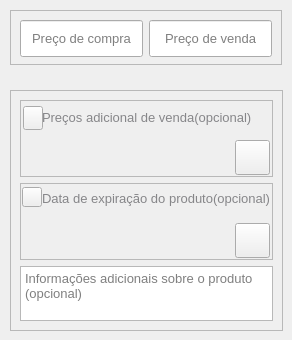
             <widget class="QWidget" name="page_2">
              <widget class="QFrame" name="frame_continer_preco">
               <property name="geometry">
                <rect>
                 <x>10</x>
                 <y>10</y>
                 <width>272</width>
                 <height>55</height>
                </rect>
               </property>
               <property name="frameShape">
                <enum>QFrame::StyledPanel</enum>
               </property>
               <property name="frameShadow">
                <enum>QFrame::Raised</enum>
               </property>
               <layout class="QHBoxLayout" name="horizontalLayout_14">
                <item>
                 <widget class="QLineEdit" name="lineEdit_preco_compra">
                  <property name="minimumSize">
                   <size>
                    <width>0</width>
                    <height>37</height>
                   </size>
                  </property>
                  <property name="font">
                   <font>
                    <pointsize>10</pointsize>
                   </font>
                  </property>
                  <property name="alignment">
                   <set>Qt::AlignCenter</set>
                  </property>
                  <property name="placeholderText">
                   <string>Preço de compra</string>
                  </property>
                 </widget>
                </item>
                <item>
                 <widget class="QLineEdit" name="lineEdit_preco_venda">
                  <property name="minimumSize">
                   <size>
                    <width>0</width>
                    <height>37</height>
                   </size>
                  </property>
                  <property name="font">
                   <font>
                    <pointsize>10</pointsize>
                   </font>
                  </property>
                  <property name="alignment">
                   <set>Qt::AlignCenter</set>
                  </property>
                  <property name="placeholderText">
                   <string>Preço de venda</string>
                  </property>
                 </widget>
                </item>
               </layout>
              </widget>
              <widget class="QFrame" name="frame_continer_information_adicionais">
               <property name="geometry">
                <rect>
                 <x>10</x>
                 <y>90</y>
                 <width>273</width>
                 <height>241</height>
                </rect>
               </property>
               <property name="maximumSize">
                <size>
                 <width>286</width>
                 <height>262</height>
                </size>
               </property>
               <property name="frameShape">
                <enum>QFrame::StyledPanel</enum>
               </property>
               <property name="frameShadow">
                <enum>QFrame::Raised</enum>
               </property>
               <layout class="QVBoxLayout" name="verticalLayout_9">
                <item>
                 <widget class="QFrame" name="frame_preco_adicional">
                  <property name="maximumSize">
                   <size>
                    <width>16777215</width>
                    <height>80</height>
                   </size>
                  </property>
                  <property name="styleSheet">
                   <string notr="true"/>
                  </property>
                  <property name="frameShape">
                   <enum>QFrame::StyledPanel</enum>
                  </property>
                  <property name="frameShadow">
                   <enum>QFrame::Raised</enum>
                  </property>
                  <widget class="QLabel" name="lbl_tag">
                   <property name="geometry">
                    <rect>
                     <x>22</x>
                     <y>7</y>
                     <width>220</width>
                     <height>20</height>
                    </rect>
                   </property>
                   <property name="font">
                    <font>
                     <pointsize>10</pointsize>
                    </font>
                   </property>
                   <property name="styleSheet">
                    <string notr="true">color: rgb(134, 134, 137)</string>
                   </property>
                   <property name="text">
                    <string>Preços adicional de venda(opcional)</string>
                   </property>
                  </widget>
                  <widget class="QPushButton" name="btn_add_preco">
                   <property name="geometry">
                    <rect>
                     <x>215</x>
                     <y>40</y>
                     <width>35</width>
                     <height>35</height>
                    </rect>
                   </property>
                   <property name="layoutDirection">
                    <enum>Qt::RightToLeft</enum>
                   </property>
                   <property name="text">
                    <string/>
                   </property>
                   <property name="icon">
                    <iconset>
                     <normaloff>../../../images/svg_icons/icon_add.svg</normaloff>../../../images/svg_icons/icon_add.svg</iconset>
                   </property>
                   <property name="iconSize">
                    <size>
                     <width>33</width>
                     <height>33</height>
                    </size>
                   </property>
                  </widget>
                  <widget class="QPushButton" name="icon_tag">
                   <property name="geometry">
                    <rect>
                     <x>3</x>
                     <y>6</y>
                     <width>20</width>
                     <height>24</height>
                    </rect>
                   </property>
                   <property name="text">
                    <string/>
                   </property>
                   <property name="icon">
                    <iconset>
                     <normaloff>../../../images/svg_icons/icon_tag.svg</normaloff>../../../images/svg_icons/icon_tag.svg</iconset>
                   </property>
                   <property name="iconSize">
                    <size>
                     <width>17</width>
                     <height>17</height>
                    </size>
                   </property>
                  </widget>
                 </widget>
                </item>
                <item>
                 <widget class="QFrame" name="frame_calendario">
                  <property name="maximumSize">
                   <size>
                    <width>16777215</width>
                    <height>80</height>
                   </size>
                  </property>
                  <property name="frameShape">
                   <enum>QFrame::StyledPanel</enum>
                  </property>
                  <property name="frameShadow">
                   <enum>QFrame::Raised</enum>
                  </property>
                  <widget class="QLabel" name="lbl_calendario">
                   <property name="geometry">
                    <rect>
                     <x>22</x>
                     <y>7</y>
                     <width>230</width>
                     <height>16</height>
                    </rect>
                   </property>
                   <property name="font">
                    <font>
                     <pointsize>10</pointsize>
                    </font>
                   </property>
                   <property name="styleSheet">
                    <string notr="true">color: rgb(134, 134, 137)</string>
                   </property>
                   <property name="text">
                    <string>Data de expiração do produto(opcional)</string>
                   </property>
                  </widget>
                  <widget class="QPushButton" name="btn_add_data">
                   <property name="geometry">
                    <rect>
                     <x>215</x>
                     <y>40</y>
                     <width>35</width>
                     <height>35</height>
                    </rect>
                   </property>
                   <property name="layoutDirection">
                    <enum>Qt::RightToLeft</enum>
                   </property>
                   <property name="text">
                    <string/>
                   </property>
                   <property name="icon">
                    <iconset>
                     <normaloff>../../../images/svg_icons/icon_add.svg</normaloff>../../../images/svg_icons/icon_add.svg</iconset>
                   </property>
                   <property name="iconSize">
                    <size>
                     <width>31</width>
                     <height>31</height>
                    </size>
                   </property>
                  </widget>
                  <widget class="QPushButton" name="btn_calendario">
                   <property name="geometry">
                    <rect>
                     <x>2</x>
                     <y>4</y>
                     <width>20</width>
                     <height>20</height>
                    </rect>
                   </property>
                   <property name="text">
                    <string/>
                   </property>
                   <property name="icon">
                    <iconset>
                     <normaloff>../../../images/svg_icons/icon_service.svg</normaloff>../../../images/svg_icons/icon_service.svg</iconset>
                   </property>
                   <property name="iconSize">
                    <size>
                     <width>25</width>
                     <height>25</height>
                    </size>
                   </property>
                  </widget>
                 </widget>
                </item>
                <item>
                 <widget class="QPlainTextEdit" name="informacoes_adicionais">
                  <property name="maximumSize">
                   <size>
                    <width>16777215</width>
                    <height>55</height>
                   </size>
                  </property>
                  <property name="font">
                   <font>
                    <pointsize>10</pointsize>
                   </font>
                  </property>
                  <property name="placeholderText">
                   <string>Informações adicionais sobre o produto (opcional)</string>
                  </property>
                 </widget>
                </item>
               </layout>
              </widget>
             </widget>
